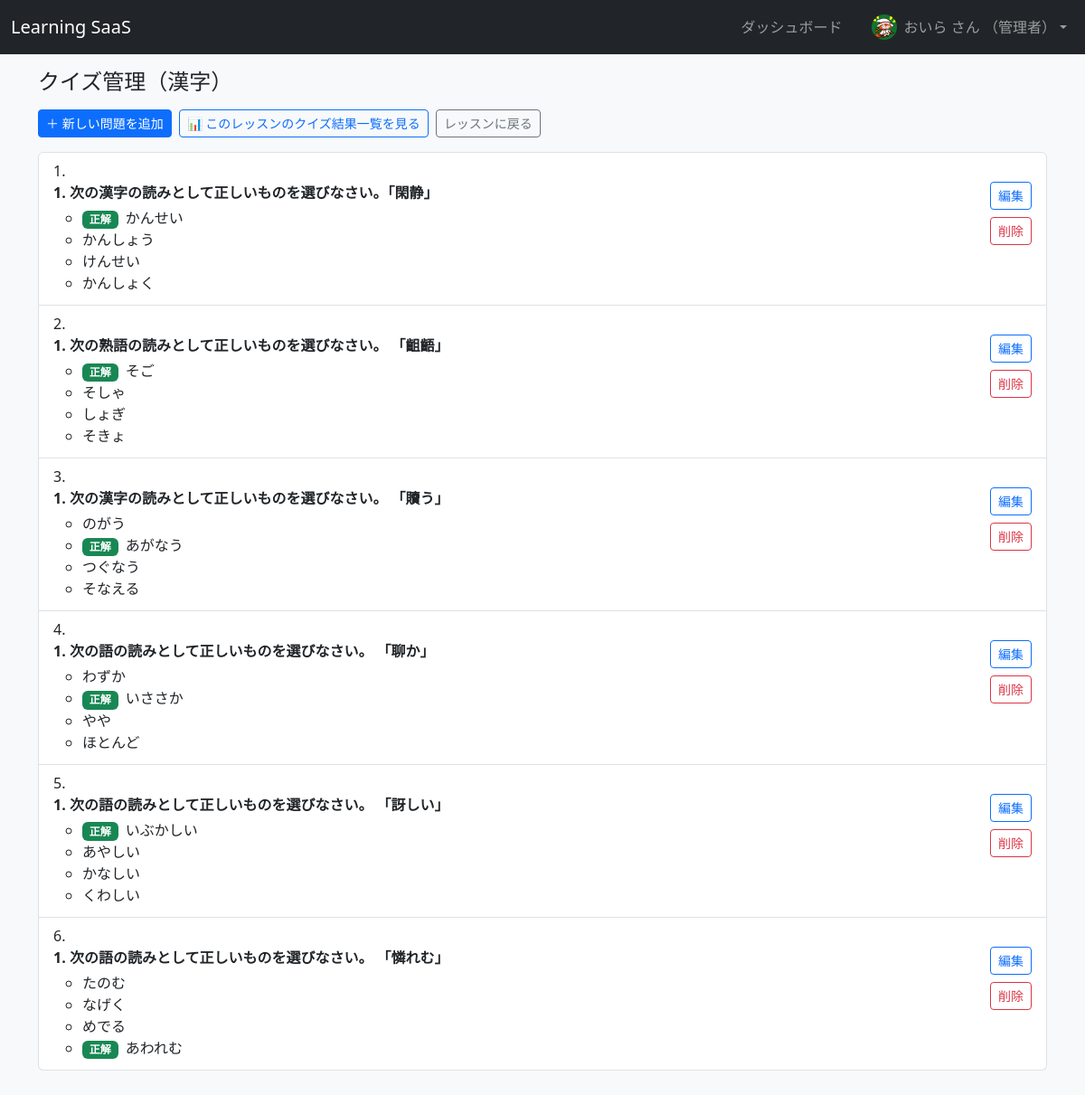
The page /lessons/1/quiz/manage (signed in) on the database its author committed.
### app/models.py (models this page shows, shortened)
class UserProfile(db.Model):
    __tablename__ = "user_profiles"
    id = db.Column(db.Integer, primary_key=True)
    user_id = db.Column(
        db.Integer, db.ForeignKey("users.id"), nullable=False, unique=True
    )
    display_name = db.Column(db.String(100), nullable=True)
    avatar_filename = db.Column(db.String(255), nullable=True)
    weekly_goal_lessons = db.Column(db.Integer, nullable=True)
    user = db.relationship("User", back_populates="profile")

class Lesson(db.Model):
    __tablename__ = "lessons"
    id = db.Column(db.Integer, primary_key=True)
    course_id = db.Column(db.Integer, db.ForeignKey("courses.id"), nullable=False)
    title = db.Column(db.String(100), nullable=False)
    content = db.Column(db.Text, nullable=True)
    sort_order = db.Column(db.Integer, default=1)
    course = db.relationship("Course", back_populates="lessons")
    progress = db.relationship(
        "LessonProgress", back_populates="lesson", cascade="all, delete-orphan"
    )
    quiz_questions = db.relationship(
        "QuizQuestion", back_populates="lesson", cascade="all, delete-orphan"
    )
    quiz_results = db.relationship(
        "QuizResult", back_populates="lesson", cascade="all, delete-orphan"
    )

class QuizQuestion(db.Model):
    __tablename__ = "quiz_questions"
    id = db.Column(db.Integer, primary_key=True)
    lesson_id = db.Column(db.Integer, db.ForeignKey("lessons.id"), nullable=False)
    question_text = db.Column(db.Text, nullable=False)
    sort_order = db.Column(db.Integer, nullable=False, default=1)
    explanation = db.Column(db.Text, nullable=True)  # 解説
    lesson = db.relationship("Lesson", back_populates="quiz_questions")
    choices = db.relationship(
        "QuizChoice", back_populates="question", cascade="all, delete-orphan"
    )

class QuizChoice(db.Model):
    __tablename__ = "quiz_choices"
    id = db.Column(db.Integer, primary_key=True)
    question_id = db.Column(db.Integer, db.ForeignKey("quiz_questions.id"), nullable=False)
    choice_text = db.Column(db.String(255), nullable=False)
    is_correct = db.Column(db.Boolean, nullable=False, default=False)
    question = db.relationship("QuizQuestion", back_populates="choices")

### app/main.py (the view)
@bp.route("/lessons/<int:lesson_id>/quiz/manage")
@login_required
def quiz_manage(lesson_id: int):
    if current_user.role != "admin":
        flash("クイズ管理は管理者のみ可能です。", "danger")
        return redirect(url_for("main.lesson_detail", lesson_id=lesson_id))
    lesson = Lesson.query.get_or_404(lesson_id)
    questions = (
        QuizQuestion.query
        .filter_by(lesson_id=lesson.id)
        .order_by(QuizQuestion.sort_order)
        .all()
    )
    return render_template(
        "courses/quiz_manage.html",
        lesson=lesson,
        questions=questions,
    )

### app/models.py (called while the page is built)
@login_manager.user_loader
def load_user(user_id: str):
    return User.query.get(int(user_id))

    @property
    def display_name(self) -> str:
        if self.profile and self.profile.display_name:
            return self.profile.display_name
        return self.username

### app/templates/courses/quiz_manage.html (shortened to what this page needs)
{% extends "base.html" %}
{% block content %}
  <h1 class="h4 mb-3">クイズ管理（{{ lesson.title }}）</h1>
  <p class="mb-3 d-flex flex-wrap gap-2">
    <a class="btn btn-primary btn-sm"
       href="{{ url_for('main.quiz_create', lesson_id=lesson.id) }}">
      ＋ 新しい問題を追加
    </a>
    <a class="btn btn-outline-primary btn-sm"
       href="{{ url_for('main.quiz_results_admin', lesson_id=lesson.id) }}">
      📊 このレッスンのクイズ結果一覧を見る
    </a>
    <a class="btn btn-outline-secondary btn-sm"
       href="{{ url_for('main.lesson_detail', lesson_id=lesson.id) }}">
      レッスンに戻る
    </a>
  </p>
  {% if questions %}
    <ol class="list-group list-group-numbered">
      {% for q in questions %}
        <li class="list-group-item">
          <div class="d-flex justify-content-between align-items-start">
            <div class="me-3">
              <div class="mb-1">
                <strong>{{ q.sort_order }}. {{ q.question_text }}</strong>
              </div>
              <ul class="mb-1">
                {% for c in q.choices %}
                  <li>
                    {% if c.is_correct %}
                      <span class="badge bg-success me-1">正解</span>
                    {% endif %}
                    {{ c.choice_text }}
                  </li>
                {% endfor %}
              </ul>
            </div>
            <div class="d-flex flex-column gap-2">
              <a href="{{ url_for('main.quiz_edit', question_id=q.id) }}"
                 class="btn btn-sm btn-outline-primary">
                編集
              </a>
              <form method="post"
                    action="{{ url_for('main.quiz_delete', question_id=q.id) }}"
                    onsubmit="return confirm('本当にこの問題を削除しますか？');">
                <button type="submit" class="btn btn-sm btn-outline-danger">
                  削除
                </button>
              </form>
            </div>
          </div>
        </li>
      {% endfor %}
    </ol>
  {% else %}
    <p>まだクイズ問題がありません。</p>
  {% endif %}
{% endblock %}

### app/templates/base.html (shortened to what this page needs)
<!doctype html>
<html lang="ja">
  <head>
    <link
      href="https://cdn.jsdelivr.net/npm/bootstrap@5.3.3/dist/css/bootstrap.min.css"
      rel="stylesheet"
    >
  </head>
  <body class="bg-light">
    <nav class="navbar navbar-expand-lg navbar-dark bg-dark mb-3">
      <div class="container-fluid">
        <a class="navbar-brand" href="{{ url_for('main.index') }}">Learning SaaS</a>
        <div class="collapse navbar-collapse justify-content-end" id="navbarMain">
          <ul class="navbar-nav align-items-center mb-2 mb-lg-0">
            {% if current_user.is_authenticated %}
              <li class="nav-item me-3">
                <a class="nav-link" href="{{ url_for('main.dashboard') }}">ダッシュボード</a>
              </li>
              <li class="nav-item dropdown">
                <a
                  class="nav-link dropdown-toggle d-flex align-items-center"
                  href="#"
                  id="userDropdown"
                  role="button"
                  data-bs-toggle="dropdown"
                  aria-expanded="false"
                >
                  {% if current_user.profile and current_user.profile.avatar_filename %}
                    <img
                      src="{{ url_for('static', filename='uploads/avatars/' ~ current_user.profile.avatar_filename) }}"
                      alt="avatar"
                      class="rounded-circle me-2"
                      style="width: 28px; height: 28px; object-fit: cover;"
                    >
                  {% endif %}
                  <span>
                    {{ current_user.display_name }} さん
                    {% if current_user.role == "admin" %}
                      （管理者）
                    {% endif %}
                  </span>
                </a>
              </li>
            {% else %}
              <li class="nav-item">
                <a class="nav-link" href="{{ url_for('auth.login') }}">ログイン</a>
              </li>
            {% endif %}
          </ul>
        </div>
      </div>
    </nav>
    <main class="container mb-5">
      {% block content %}{% endblock %}
    </main>
  </body>
</html>

### rows shown on the page
UserProfile: avatar_filename (picture), display_name "おいら"
Lesson: title "漢字"
QuizQuestion: sort_order "1", question_text "次の漢字の読みとして正しいものを選びなさい。「閑静」"
QuizChoice: is_correct "正解", choice_text "かんせい"
QuizChoice: choice_text "かんしょう"
QuizChoice: choice_text "けんせい"
QuizChoice: choice_text "かんしょく"
QuizQuestion: sort_order "1", question_text "次の熟語の読みとして正しいものを選びなさい。 「齟齬」"
QuizChoice: is_correct "正解", choice_text "そご"
QuizChoice: choice_text "そしゃ"
QuizChoice: choice_text "しょぎ"
QuizChoice: choice_text "そきょ"
QuizQuestion: sort_order "1", question_text "次の漢字の読みとして正しいものを選びなさい。 「贖う」"
QuizChoice: choice_text "のがう"
QuizChoice: is_correct "正解", choice_text "あがなう"
QuizChoice: choice_text "つぐなう"
QuizChoice: choice_text "そなえる"
QuizQuestion: sort_order "1", question_text "次の語の読みとして正しいものを選びなさい。 「聊か」"
QuizChoice: choice_text "わずか"
QuizChoice: is_correct "正解", choice_text "いささか"
QuizChoice: choice_text "やや"
QuizChoice: choice_text "ほとんど"
QuizQuestion: sort_order "1", question_text "次の語の読みとして正しいものを選びなさい。 「訝しい」"
QuizChoice: is_correct "正解", choice_text "いぶかしい"
QuizChoice: choice_text "あやしい"
QuizChoice: choice_text "かなしい"
QuizChoice: choice_text "くわしい"
QuizQuestion: sort_order "1", question_text "次の語の読みとして正しいものを選びなさい。 「憐れむ」"
QuizChoice: choice_text "たのむ"
QuizChoice: choice_text "なげく"
QuizChoice: choice_text "めでる"
QuizChoice: is_correct "正解", choice_text "あわれむ"
